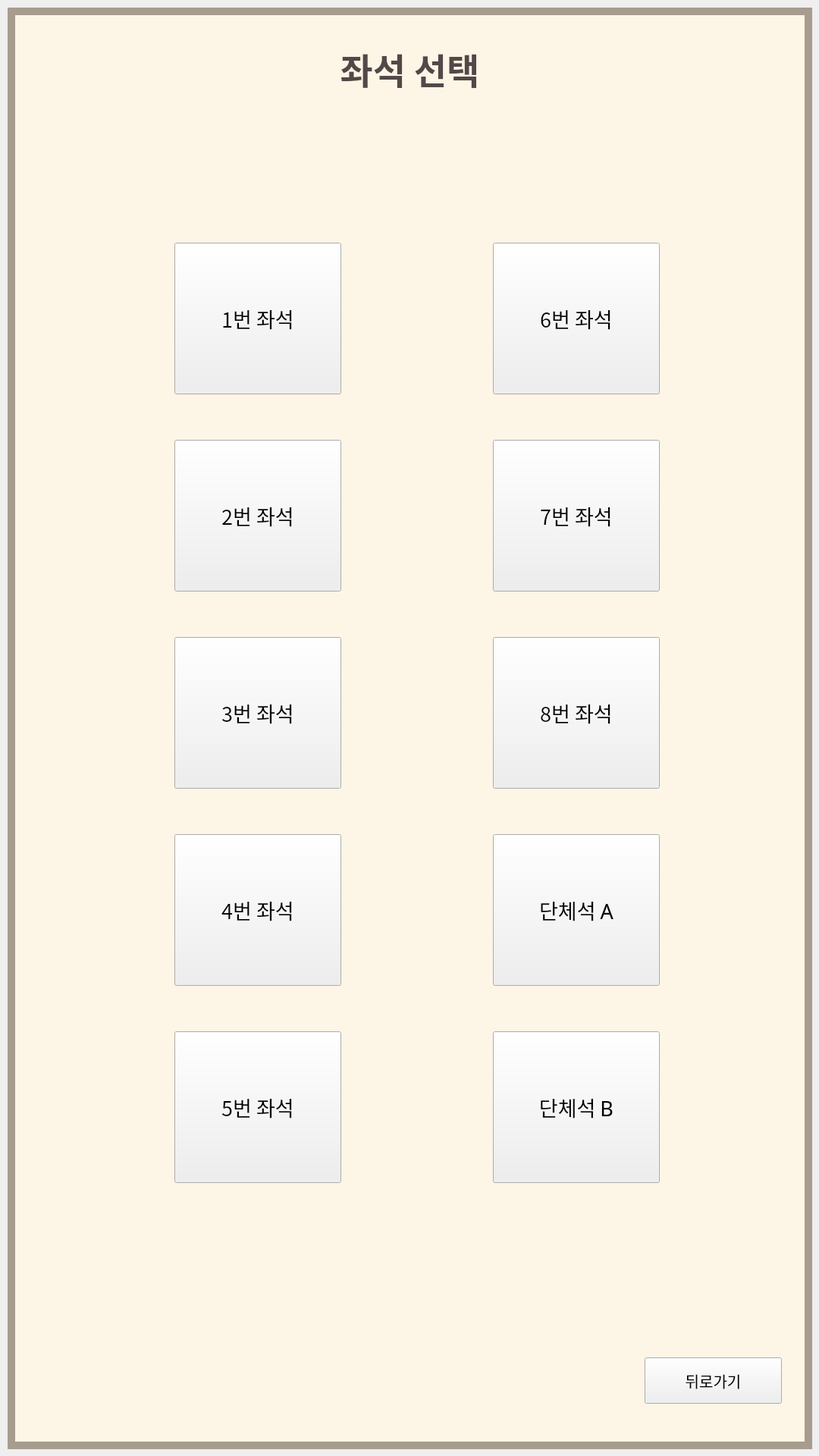
<?xml version="1.0" encoding="UTF-8"?>
<ui version="4.0">
 <class>Form</class>
 <widget class="QWidget" name="Form">
  <property name="geometry">
   <rect>
    <x>0</x>
    <y>0</y>
    <width>1080</width>
    <height>1920</height>
   </rect>
  </property>
  <property name="windowTitle">
   <string>Form</string>
  </property>
  <widget class="QPushButton" name="backB">
   <property name="geometry">
    <rect>
     <x>390</x>
     <y>680</y>
     <width>75</width>
     <height>23</height>
    </rect>
   </property>
   <property name="font">
    <font>
     <family>한컴 고딕</family>
    </font>
   </property>
   <property name="text">
    <string>뒤로가기</string>
   </property>
  </widget>
  <widget class="QFrame" name="frame_2">
   <property name="enabled">
    <bool>true</bool>
   </property>
   <property name="geometry">
    <rect>
     <x>10</x>
     <y>10</y>
     <width>1061</width>
     <height>1901</height>
    </rect>
   </property>
   <property name="minimumSize">
    <size>
     <width>702</width>
     <height>0</height>
    </size>
   </property>
   <property name="font">
    <font>
     <family>한컴 고딕</family>
     <pointsize>13</pointsize>
    </font>
   </property>
   <property name="styleSheet">
    <string notr="true">QFrame{
background:#a79c8e;
}
#widget{
background:#FDF5E6;
}</string>
   </property>
   <widget class="QWidget" name="widget" native="true">
    <property name="enabled">
     <bool>true</bool>
    </property>
    <property name="geometry">
     <rect>
      <x>10</x>
      <y>10</y>
      <width>1041</width>
      <height>1881</height>
     </rect>
    </property>
    <property name="font">
     <font>
      <family>한컴 고딕</family>
      <pointsize>13</pointsize>
      <weight>50</weight>
      <bold>false</bold>
     </font>
    </property>
    <property name="styleSheet">
     <string notr="true">QPushButton {
    background-color:#eb9f9f;
	border-radius: 5px ;
	border: 1px solid;

	border-color:#534847;  
};
</string>
    </property>
    <widget class="QPushButton" name="pButton_3">
     <property name="geometry">
      <rect>
       <x>210</x>
       <y>820</y>
       <width>220</width>
       <height>200</height>
      </rect>
     </property>
     <property name="font">
      <font>
       <family>한컴 고딕</family>
       <pointsize>20</pointsize>
      </font>
     </property>
     <property name="styleSheet">
      <string notr="true"/>
     </property>
     <property name="text">
      <string>3번 좌석</string>
     </property>
    </widget>
    <widget class="QPushButton" name="pButton_4">
     <property name="geometry">
      <rect>
       <x>210</x>
       <y>1080</y>
       <width>220</width>
       <height>200</height>
      </rect>
     </property>
     <property name="font">
      <font>
       <family>한컴 고딕</family>
       <pointsize>20</pointsize>
      </font>
     </property>
     <property name="styleSheet">
      <string notr="true"/>
     </property>
     <property name="text">
      <string>4번 좌석</string>
     </property>
    </widget>
    <widget class="QPushButton" name="backB_2">
     <property name="geometry">
      <rect>
       <x>830</x>
       <y>1770</y>
       <width>181</width>
       <height>61</height>
      </rect>
     </property>
     <property name="font">
      <font>
       <family>한컴 고딕</family>
       <pointsize>15</pointsize>
      </font>
     </property>
     <property name="text">
      <string>뒤로가기</string>
     </property>
    </widget>
    <widget class="QPushButton" name="pButton_2">
     <property name="geometry">
      <rect>
       <x>210</x>
       <y>560</y>
       <width>220</width>
       <height>200</height>
      </rect>
     </property>
     <property name="font">
      <font>
       <family>한컴 고딕</family>
       <pointsize>20</pointsize>
      </font>
     </property>
     <property name="styleSheet">
      <string notr="true"/>
     </property>
     <property name="text">
      <string>2번 좌석</string>
     </property>
    </widget>
    <widget class="QPushButton" name="pButton_5">
     <property name="geometry">
      <rect>
       <x>210</x>
       <y>1340</y>
       <width>220</width>
       <height>200</height>
      </rect>
     </property>
     <property name="font">
      <font>
       <family>한컴 고딕</family>
       <pointsize>20</pointsize>
      </font>
     </property>
     <property name="styleSheet">
      <string notr="true"/>
     </property>
     <property name="text">
      <string>5번 좌석</string>
     </property>
    </widget>
    <widget class="QPushButton" name="pButton_1">
     <property name="geometry">
      <rect>
       <x>210</x>
       <y>300</y>
       <width>220</width>
       <height>200</height>
      </rect>
     </property>
     <property name="minimumSize">
      <size>
       <width>75</width>
       <height>0</height>
      </size>
     </property>
     <property name="font">
      <font>
       <family>한컴 고딕</family>
       <pointsize>20</pointsize>
       <weight>50</weight>
       <bold>false</bold>
       <kerning>true</kerning>
      </font>
     </property>
     <property name="styleSheet">
      <string notr="true"/>
     </property>
     <property name="text">
      <string>1번 좌석</string>
     </property>
     <property name="autoDefault">
      <bool>false</bool>
     </property>
     <property name="default">
      <bool>false</bool>
     </property>
     <property name="flat">
      <bool>false</bool>
     </property>
    </widget>
    <widget class="QLabel" name="label">
     <property name="geometry">
      <rect>
       <x>390</x>
       <y>30</y>
       <width>261</width>
       <height>81</height>
      </rect>
     </property>
     <property name="font">
      <font>
       <family>한컴 고딕</family>
       <pointsize>35</pointsize>
       <weight>75</weight>
       <bold>true</bold>
      </font>
     </property>
     <property name="styleSheet">
      <string notr="true">background:none;
color:#534847;</string>
     </property>
     <property name="text">
      <string>좌석 선택</string>
     </property>
     <property name="alignment">
      <set>Qt::AlignCenter</set>
     </property>
    </widget>
    <widget class="QPushButton" name="pButton_7">
     <property name="geometry">
      <rect>
       <x>630</x>
       <y>560</y>
       <width>220</width>
       <height>200</height>
      </rect>
     </property>
     <property name="font">
      <font>
       <family>한컴 고딕</family>
       <pointsize>20</pointsize>
      </font>
     </property>
     <property name="styleSheet">
      <string notr="true"/>
     </property>
     <property name="text">
      <string>7번 좌석</string>
     </property>
    </widget>
    <widget class="QPushButton" name="pButton_6">
     <property name="geometry">
      <rect>
       <x>630</x>
       <y>300</y>
       <width>220</width>
       <height>200</height>
      </rect>
     </property>
     <property name="minimumSize">
      <size>
       <width>75</width>
       <height>0</height>
      </size>
     </property>
     <property name="font">
      <font>
       <family>한컴 고딕</family>
       <pointsize>20</pointsize>
       <weight>50</weight>
       <bold>false</bold>
       <kerning>true</kerning>
      </font>
     </property>
     <property name="styleSheet">
      <string notr="true"/>
     </property>
     <property name="text">
      <string>6번 좌석</string>
     </property>
     <property name="autoDefault">
      <bool>false</bool>
     </property>
     <property name="default">
      <bool>false</bool>
     </property>
     <property name="flat">
      <bool>false</bool>
     </property>
    </widget>
    <widget class="QPushButton" name="pButton_8">
     <property name="geometry">
      <rect>
       <x>630</x>
       <y>820</y>
       <width>220</width>
       <height>200</height>
      </rect>
     </property>
     <property name="font">
      <font>
       <family>한컴 고딕</family>
       <pointsize>20</pointsize>
      </font>
     </property>
     <property name="styleSheet">
      <string notr="true"/>
     </property>
     <property name="text">
      <string>8번 좌석</string>
     </property>
    </widget>
    <widget class="QPushButton" name="pButton_10">
     <property name="geometry">
      <rect>
       <x>630</x>
       <y>1340</y>
       <width>220</width>
       <height>200</height>
      </rect>
     </property>
     <property name="font">
      <font>
       <family>한컴 고딕</family>
       <pointsize>20</pointsize>
      </font>
     </property>
     <property name="styleSheet">
      <string notr="true"/>
     </property>
     <property name="text">
      <string>단체석 B</string>
     </property>
    </widget>
    <widget class="QPushButton" name="pButton_9">
     <property name="geometry">
      <rect>
       <x>630</x>
       <y>1080</y>
       <width>220</width>
       <height>200</height>
      </rect>
     </property>
     <property name="font">
      <font>
       <family>한컴 고딕</family>
       <pointsize>20</pointsize>
      </font>
     </property>
     <property name="styleSheet">
      <string notr="true"/>
     </property>
     <property name="text">
      <string>단체석 A</string>
     </property>
    </widget>
   </widget>
  </widget>
 </widget>
 <resources/>
 <connections/>
</ui>
